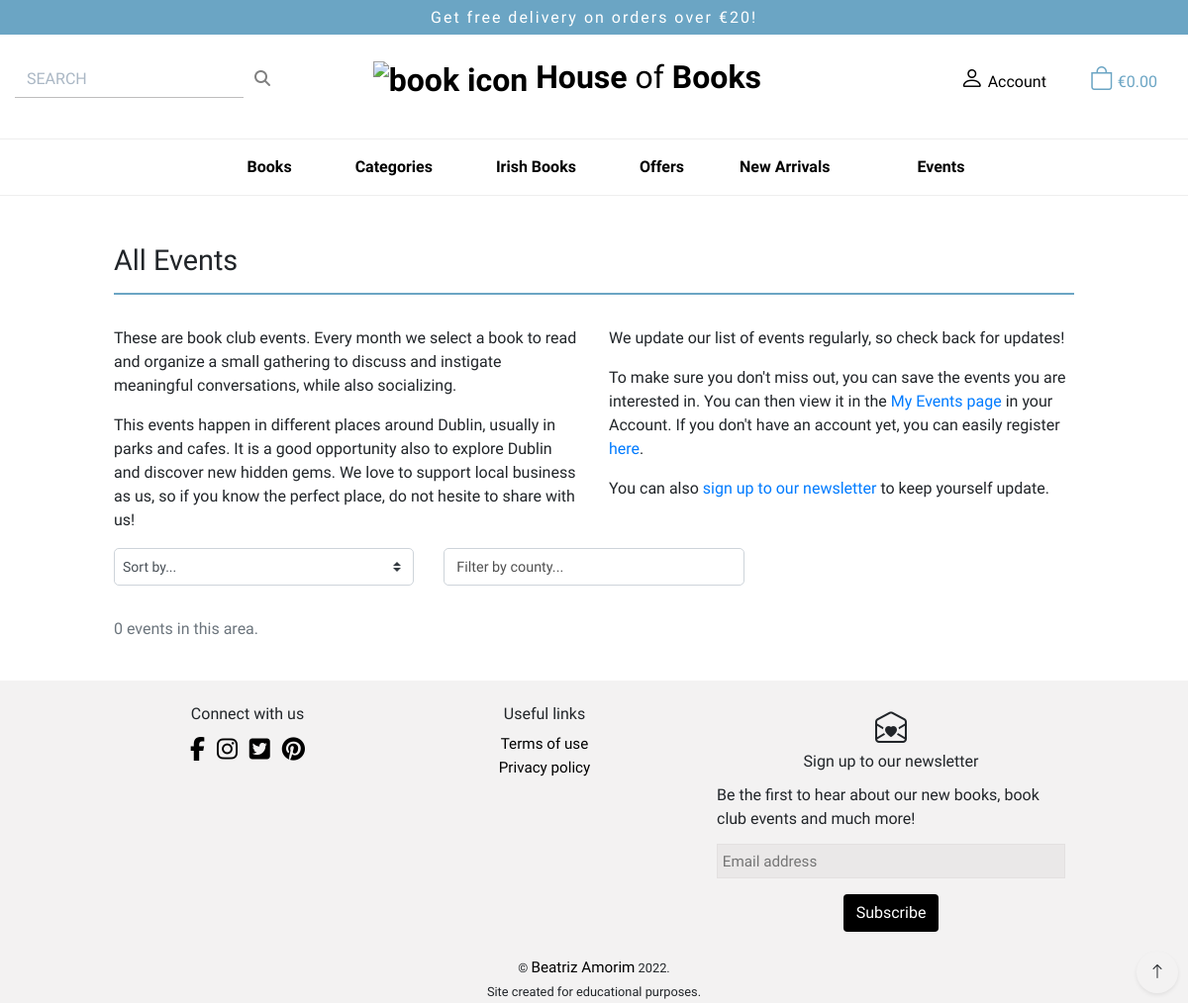
The app's page /events/ (signed in), older data.
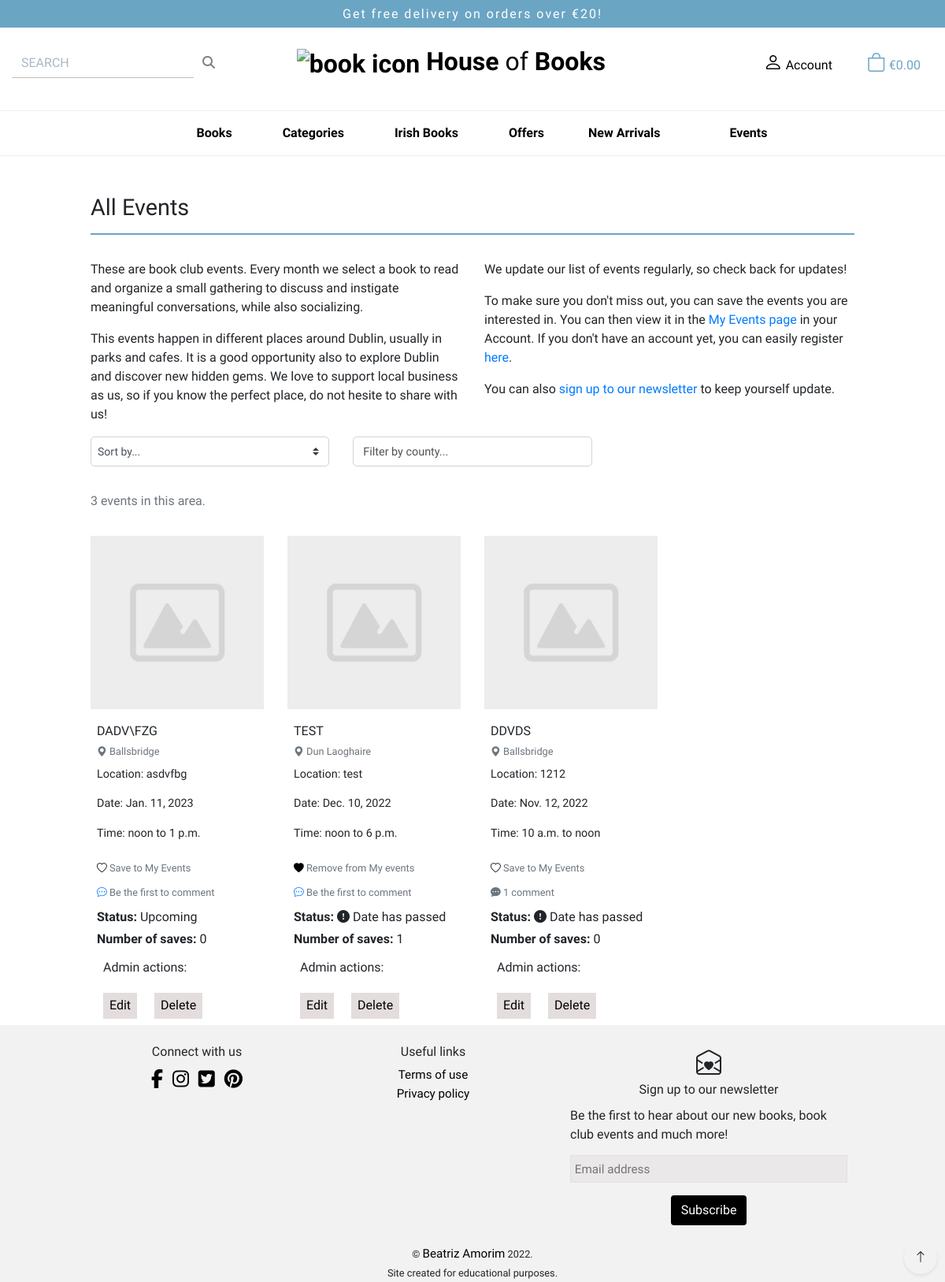
The same page, newer data.
### events/models.py (models this page shows, shortened)
class Event(models.Model):
    class Meta:
        ordering = ['-date']
    name = models.CharField(max_length=50)
    location = models.CharField(max_length=100)
    county = models.ForeignKey(
        County, on_delete=models.CASCADE, related_name='events'
        )
    date = models.DateField()
    start_time = models.TimeField()
    end_time = models.TimeField()
    image = models.ImageField(null=True, blank=True)
    event_description = models.TextField()
    @property
    def date_passed(self):
        return self.date < datetime.date.today()

class County(models.Model):
    class Meta:
        verbose_name_plural = 'Counties'
        ordering = ['name']
    name = models.CharField(max_length=20, unique=True)
    friendly_name = models.CharField(max_length=20)

class Comment(models.Model):
    class Meta:
        ordering = ['created_on']
    author_comment = models.ForeignKey(
        User, on_delete=models.CASCADE, related_name='event_comments'
        )
    event = models.ForeignKey(
        Event, on_delete=models.CASCADE, related_name='comments'
        )
    comment = models.TextField()
    created_on = models.DateTimeField(auto_now_add=True)

### events/views.py (the view, shortened to what this page needs)
# urls.py: path('', views.show_events, name='events'),
def show_events(request):
    today = datetime.date.today()
    saved_events_list = None
    sort = None
    sort_direction = None
    county = None
    view = None
    if request.user.is_superuser:
        events = Event.objects.all()
    else:
        events = Event.objects.filter(date__gte=today).order_by('date')
    all_events = events.order_by('county')
    if request.user.is_authenticated:
        user_profile = get_object_or_404(UserProfile, user=request.user)
        try:
            saved_events_list = get_object_or_404(
                SavedEventList, user=user_profile
                )
        except Http404:
            saved_events_list = None
    current_sorting = f'{sort}_{sort_direction}'
    current_view = view
    events_saves = {
        event.id: SavedEventList.objects.filter(event__in=[event]).count()
        for event in events
        }
    context = {
        'events': events,
        'saved_events_list': saved_events_list,
        'current_view': current_view,
        'current_sorting': current_sorting,
        'current_county': county,
        'all_events': all_events,
        'events_saves': events_saves,
    }
    template = 'events/events.html'
    return render(request, template, context)

### events/templates/events/events.html (shortened to what this page needs)
{% extends "base.html" %}
{% load static %}
{% block extra_css %}
<link rel="stylesheet" href="{% static 'events/css/events.css' %}">
{% endblock %}
{% block content %}
<section class="container-fluid pb-5 pb-sm-2 ">
    <div class="row ">
        <div class="col-10 offset-1 pt-5 pb-4">
            <h2 class="page-title ">
                {% if current_view == 'past' %}<span>Past{% elif request.user.is_superuser %}All{% else %}Upcoming{% endif %}
                    Events</span></h2>
        </div>
        {% if current_view == 'past' %}
        <div class="col-10 offset-1">
            <p>You are currently viewing <strong>past events.</strong>
                <p>Unfortunaly, you will not be able to save these events as they are past events.<br><br> Please check
                    our Upcoming events page</p>
        </div>
        {% else %}
        <div class="col-10 offset-1 col-lg-5 ">
            <p>These are book club events. Every month we select a book to read and organize a small gathering to
                discuss and instigate meaningful conversations, while also socializing.</p>
            <p>This events happen in different places around Dublin, usually in parks and cafes. It is a good
                opportunity also to explore Dublin and discover new hidden gems. We love to support local business as
                us, so if you know the perfect place, do not hesite to share with us!</p>
        </div>
        <div class="col-10 offset-1 col-lg-5 offset-lg-0 ">
            <p>We update our list of events regularly, so check back for updates!</p>
            <p>To make sure you don't miss out, you can save
                the events you are interested in. You can then view it in the <a href="{% url 'my_events' %}"
                    class="text-link">My
                    Events page</a> in your Account. If you don't have an account yet, you can easily register<a
                    class="text-link" href="{% url 'account_signup' %}"> here</a>.</p>
            <p class="">You can also <a class="text-link" href="#mc_embed_signup">sign up to our
                    newsletter</a> to keep yourself
                update.</p>
        </div>
        {% endif %}
    </div>
    <div class="row">
        <div class="col-10 offset-1">
            {% include '../events/includes/events_sort_and_filter.html' %}
            <div class="row mt-3">
                {% for event in events %}
                <div class="col-12 col-sm-10 col-md-6 col-lg-4 col-xl-3 card-group">
                    <div class="card h-100 border-0">
                        <a href="{% url 'event_details' event.id %}">
                            {% if event.image %}
                            <img class="img-fluid" src="{{ event.image.url }}" alt="{{ event.name }}">
                            {% else %}
                            <img class="img-fluid" src="{{ MEDIA_URL }}default.png" alt="{{ event.name }}">
                            {% endif %}
                        </a>
                        <div class="card-body pt-3 pb-0 px-1 px-md-2">
                            <p class="card-title mb-0 text-uppercase">{{ event.name }}</p>
                            <p class="small mt-1 mb-2">
                                <a href="{% url 'events' %}?county={{event.county.name}}" class="text-muted">
                                    <i class="bi bi-geo-alt-fill icon" aria-hidden="true"></i>
                                    {{ event.county.friendly_name }}
                                </a>
                            </p>
                            <p class="details-event">Location: {{ event.location }}</p>
                            <p class="details-event">Date: {{ event.date }}</p>
                            <p class="details-event"> Time: {{ event.start_time }} to
                                {{ event.end_time }}</p>
                            {% if current_view != 'past' %}
                            {% if request.user.is_authenticated %}
                            <form action="{% url 'update_my_events' event.id %}" method="POST">
                                <button type="submit" value="{{ event.id }}" name="event_id"
                                    class="bg-transparent border-0 p-0 my-2 small">
                                    {% if event in saved_events_list.event.all %}
                                    <i class="bi bi-heart-fill icon" aria-hidden="true"></i>
                                    <span class="text-muted"> Remove from My events</span>
                                    {% else %}
                                    <i class="bi bi-heart icon" aria-hidden="true"></i>
                                    <span class="text-muted"> Save to My Events</span>
                                    {% endif %}
                                </button>
                            </form>
                            {% else %}
                            <p class="small text-muted my-2"><i class="bi bi-heart icon" aria-hidden="true"></i> <a
                                    class="text-link" href="{% url 'account_login' %}"> Sign In</a> or <a
                                    class="text-link" href="{% url 'account_signup' %}"> Sign Up</a> to save to My
                                events.
                            </p>
                            {% endif %}
                            {% endif %}
                            <a href="{% url 'event_details' event.id %}" class="small"
                                aria-label="go to event details page to view comments or add comment">
                                {% if event.comments.all|length > 0 %}
                                <span class="text-muted"><i class="bi bi-chat-dots-fill"></i>
                                    {{ event.comments.all|length }}
                                    comment{% if event.comments.all|length > 1 %}s{% endif %}</span>
                                {% else %}
                                <i class="bi bi-chat-dots"></i>
                                <span class="text-muted"> Be the first to comment</span>
                                {% endif %}
                            </a>
                            {% if request.user.is_superuser %}
                            <p class="font-90 mt-2 mb-1"><strong>Status: </strong>
                                <span class="font-90">{% if event.date_passed %}
                                    <i class="bi bi-exclamation-circle-fill icon" aria-hidden="true"></i> Date has
                                    passed {% else %} Upcoming {% endif %}
                                </span>
                            </p>
                            <p class="font-90 mb-1"><strong>Number of saves: </strong>
                                <span class="font-90">
                                    {% for key, value in events_saves.items %}
                                    {% if event.id == key %}
                                    {{ value }}
                                    {% endif %}
                                    {% endfor %}
                                </span>
                            </p>
                            <p class="px-2 pt-2">Admin actions: </p>
                            <div class="admin-link-container">
                                <div class="row update-btn">
                                    <div class="col">
                                        <button class="delete-edit-button edit mt-1"><a
                                                href="{% url 'edit_event' event.id %}">
                                                Edit</a></button>
                                    </div>
                                    <div class="col">
                                        <button class="delete-edit-button delete mt-1"><a
                                                href="#deleteeventModal{{ event.id }}" data-toggle="modal">
                                                Delete</a></button>
                                    </div>
                                </div>
                            </div>
                            {% endif %}
                        </div>
                    </div>
                </div>
                {% endfor %}
            </div>
        </div>
    </div>
    <div class="btt-button shadow-sm rounded-0">
        <a class="btt-link d-flex h-100 justify-content-center align-items-center" aria-label="Back to top">
            <i class="bi bi-arrow-up" aria-hidden="true"></i>
        </a>
    </div>
</section>
{% endblock %}

Row changes from the older to the newer data that the page shows:
added Event: name "DADV\\FZG", county.friendly_name "Ballsbridge", location "asdvfbg", date "Jan. 11, 2023", start_time "noon", end_time "1 p.m.", {{ event.id }} 4 (drawn), shows "Save to My Events", shows "Be the first to comment", shows "Upcoming", events_saves "0"
added Event: name (placeholder picture), name "TEST", county.friendly_name "Dun Laoghaire", location "test", date "Dec. 10, 2022", start_time "noon", end_time "6 p.m.", {{ event.id }} 2 (drawn), shows "Remove from My events", shows "Be the first to comment", shows "Date has passed", events_saves "1"
added Event: name "DDVDS", county.friendly_name "Ballsbridge", location "1212", date "Nov. 12, 2022", start_time "10 a.m.", end_time "noon", shows "Save to My Events", comments.all|length "1", shows "Date has passed", events_saves "0"
Text that changed along with them:
{{ events|length }}: "0" → "3"
